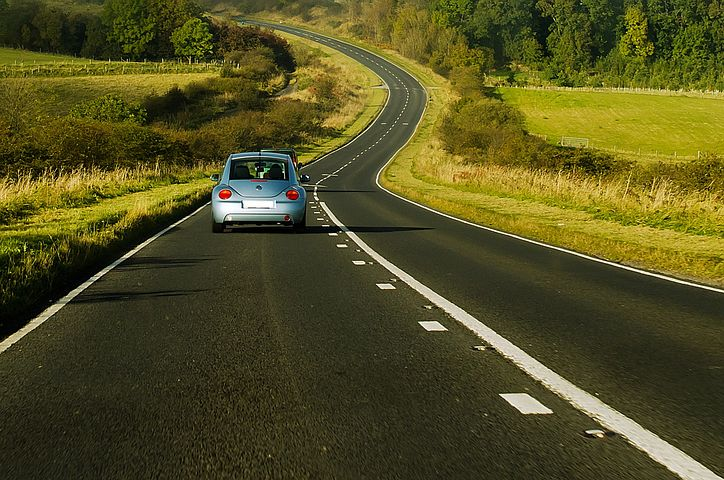
#> input picture self-driving/drivinglane.jpeg, 724 x 480 px, given in place of drivinglane.jpg, which was not available
$ python laneex.py   (older library calls are emulated)
#> lines starting #> are read from the running program, lines starting #| are printed output that depends on the picture; after the words box and inside, x2 and y2 are one past the last pixel; in counts of white or black regions, pixels touching at a corner belong together; pictures that were not available may be replaced by others from this repository, and a replacement may not be noted
#> in main, original_frame is the input picture: shape (480, 724, 3); mean B, G, R 33.6, 79.8, 83.5
### self-driving/edge_detection.py
import cv2  #import the open computer vision library
import numpy as np    #from python for scientific calculations
import matplotlib.pyplot as plt     #for ploting
from numpy.core.records import array
import edge_detection as edge

#cap = cv2.VideoCapture('cardriving.mp4')

# [11 lines left out: function binary_array, not called in this run]

def blur_gaussian(channel, ksize = 3):
    return cv2.GaussianBlur(channel, (ksize, ksize), 0)

def mag_thresh(image, sobel_kernel = 3, thresh=(0,255)):
    sobelx = np.absolute(sobel(image, orient = 'x', sobel_kernel = sobel_kernel))

    sobely = np.absolute(sobel(image, orient = 'y', sobel_kernel = sobel_kernel))

    mag = np.sqrt(sobel ** 2 + sobely ** 2)
    return binary_array(mag, thresh)

def sobel(img_channel, orient = 'x', sobel_kernel = 3):
    if orient == 'x':
        sobel = cv2.Sobel(img_channel, cv2.CV_64F, 1, 0, sobel_kernel)
    if orient == 'y':
        sobel = cv2.Sobel(img_channel, cv2.CV_64F, 0, 1, sobel_kernel)

    return sobel

def threshold(channel, thresh =(128, 255), thresh_type = cv2.THRESH_BINARY):
    return cv2.threshold(channel, thresh[0], thresh[1], thresh_type)

### self-driving/laneex.py
import cv2 # Import the OpenCV library to enable computer vision
import numpy as np # Import the NumPy scientific computing library
import edge_detection as edge # Handles the detection of lane lines
import matplotlib.pyplot as plt # Used for plotting and error checking

# Author: Addison Sears-Collins
# https://automaticaddison.com
# Description: Implementation of the Lane class

#filename = 'original_lane_detection_5.jpg'
filename = 'drivinglane.jpg'

class Lane:
  """
  Represents a lane on a road.
  """
  def __init__(self, orig_frame):
    """
      Default constructor

    :param orig_frame: Original camera image (i.e. frame)
    """
    self.orig_frame = orig_frame

    # This will hold an image with the lane lines
    self.lane_line_markings = None

    # This will hold the image after perspective transformation
    self.warped_frame = None
    self.transformation_matrix = None
    self.inv_transformation_matrix = None

    # (Width, Height) of the original video frame (or image)
    self.orig_image_size = self.orig_frame.shape[::-1][1:]
#> self.orig_image_size = (724, 480)

    width = self.orig_image_size[0]
#> width = 724
    height = self.orig_image_size[1]
#> height = 480
    self.width = width
#> self.width = 724
    self.height = height
#> self.height = 480

    # Four corners of the trapezoid-shaped region of interest
    # You need to find these corners manually.
    self.roi_points = np.float32([
      (274,184), # Top-left corner
      (0, 337), # Bottom-left corner
      (575,337), # Bottom-right corner
      (371,184) # Top-right corner
    ])

    # The desired corner locations  of the region of interest
    # after we perform perspective transformation.
    # Assume image width of 600, padding == 150.
    self.padding = int(0.25 * width) # padding from side of the image in pixels
#> self.padding = 181
    self.desired_roi_points = np.float32([
      [self.padding, 0], # Top-left corner
      [self.padding, self.orig_image_size[1]], # Bottom-left corner
      [self.orig_image_size[
        0]-self.padding, self.orig_image_size[1]], # Bottom-right corner
      [self.orig_image_size[0]-self.padding, 0] # Top-right corner
    ])

    # Histogram that shows the white pixel peaks for lane line detection
    self.histogram = None

    # Sliding window parameters
    self.no_of_windows = 10
    self.margin = int((1/12) * width)  # Window width is +/- margin
#> self.margin = 60
    self.minpix = int((1/24) * width)  # Min no. of pixels to recenter window
#> self.minpix = 30

    # Best fit polynomial lines for left line and right line of the lane
    self.left_fit = None
    self.right_fit = None
    self.left_lane_inds = None
    self.right_lane_inds = None
    self.ploty = None
    self.left_fitx = None
    self.right_fitx = None
    self.leftx = None
    self.rightx = None
    self.lefty = None
    self.righty = None

    # Pixel parameters for x and y dimensions
    self.YM_PER_PIX = 10.0 / 1000 # meters per pixel in y dimension
    self.XM_PER_PIX = 3.7 / 781 # meters per pixel in x dimension

    # Radii of curvature and offset
    self.left_curvem = None
    self.right_curvem = None
    self.center_offset = None

  # [338 lines left out: functions calculate_car_position, calculate_curvature, calculate_histogram, display_curvature_offset, get_lane_line_previous_window, get_lane_line_indices_sliding_windows, not called in this run]

  def get_line_markings(self, frame=None):
    """
    Isolates lane lines.

      :param frame: The camera frame that contains the lanes we want to detect
    :return: Binary (i.e. black and white) image containing the lane lines.
    """
    if frame is None:
      frame = self.orig_frame

    # Convert the video frame from BGR (blue, green, red)
    # color space to HLS (hue, saturation, lightness).
    hls = cv2.cvtColor(frame, cv2.COLOR_BGR2HLS)
#> hls: shape (480, 724, 3); mean of channels 0, 1, 2 30.1, 59.3, 124.1

    ################### Isolate possible lane line edges ######################

    # Perform Sobel edge detection on the L (lightness) channel of
    # the image to detect sharp discontinuities in the pixel intensities
    # along the x and y axis of the video frame.
    # sxbinary is a matrix full of 0s (black) and 255 (white) intensity values
    # Relatively light pixels get made white. Dark pixels get made black.
    _, sxbinary = edge.threshold(hls[:, :, 1], thresh=(120, 255))
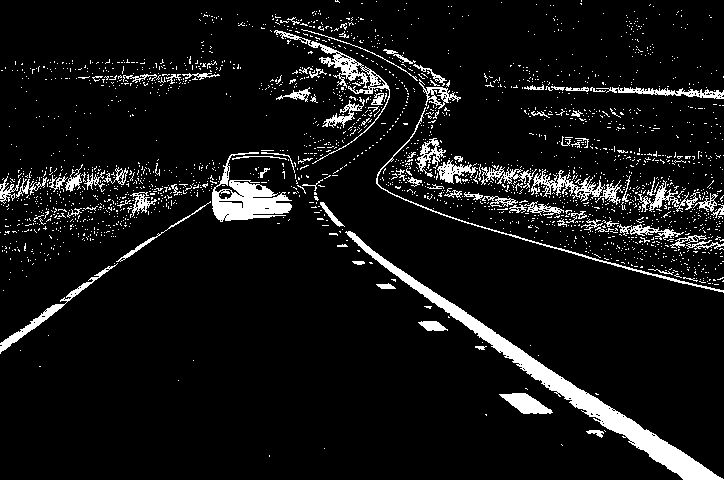
#> sxbinary: shape (480, 724); 7.9% white; 2300 white regions (2205 under 20 px), largest, box (x1, y1, x2, y2) and area: (345, 231, 724, 480) 6173, (212, 152, 292, 222) 2315, (274, 30, 390, 164) 1276
    sxbinary = edge.blur_gaussian(sxbinary, ksize=3) # Reduce noise
#> in blur_gaussian, `return cv2.GaussianBlur(channel, (ksize, ksize), 0)`:
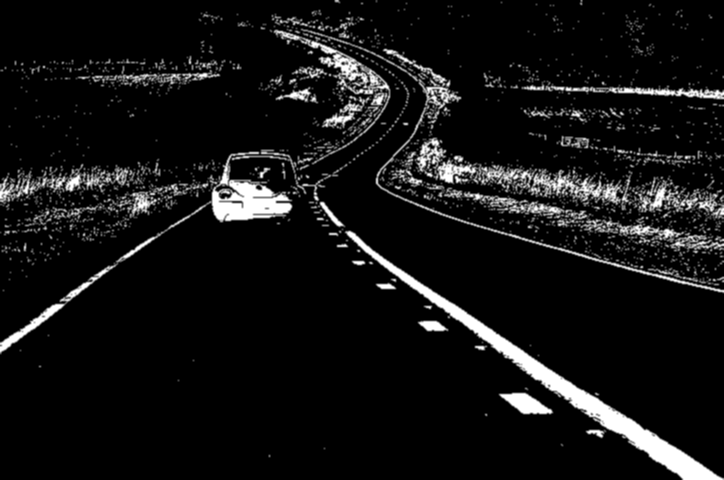
#> returned value: shape (480, 724); min 0, max 255, mean 20.1

    # 1s will be in the cells with the highest Sobel derivative values
    # (i.e. strongest lane line edges)
    sxbinary = edge.mag_thresh(sxbinary, sobel_kernel=3, thresh=(110, 255))
#> in sobel, `sobel = cv2.Sobel(img_channel, cv2.CV_64F, 1, 0, sobel_kernel)`:
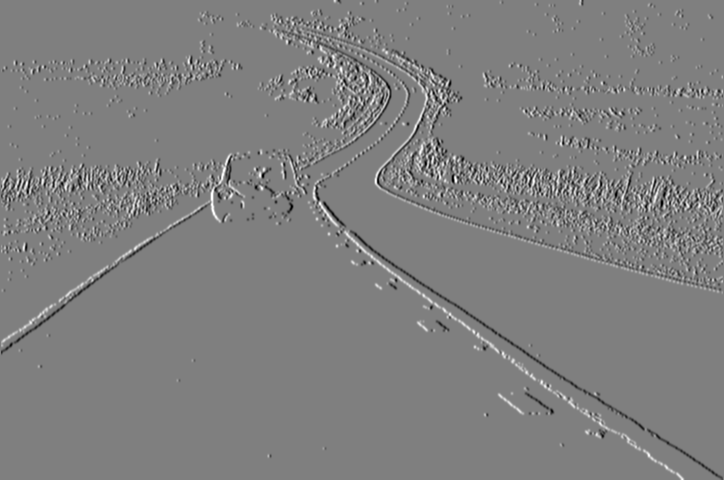
#> sobel: shape (480, 724) float64; min -764, max 764, mean 0.1; drawn with min black and max white
#> in mag_thresh, `sobelx = np.absolute(sobel(image, orient = 'x', sobel_kernel = sobel_k..`:
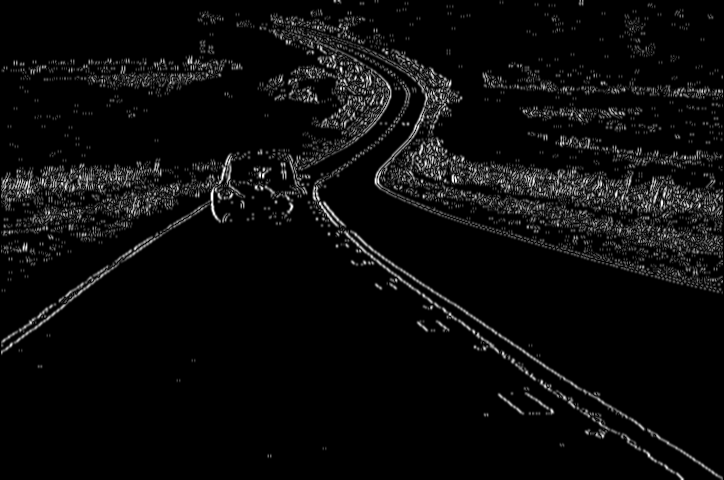
#> sobelx: shape (480, 724) float64; min 0, max 764, mean 34.9; drawn with min black and max white
#> call 2 of sobel, with orient = 'y', sobel_kernel = 3
#> in sobel (call 2), `sobel = cv2.Sobel(img_channel, cv2.CV_64F, 0, 1, sobel_kernel)`:
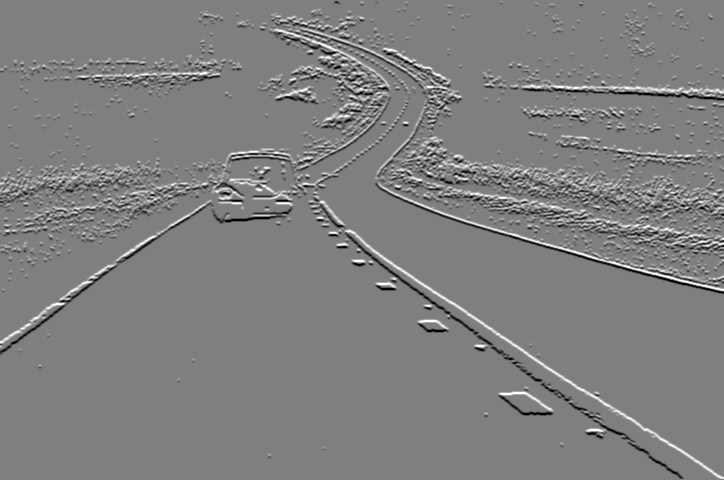
#> sobel: shape (480, 724) float64; min -764, max 764, mean 0.2; drawn with min black and max white
#> in mag_thresh, `sobely = np.absolute(sobel(image, orient = 'y', sobel_kernel = sobel_k..`:
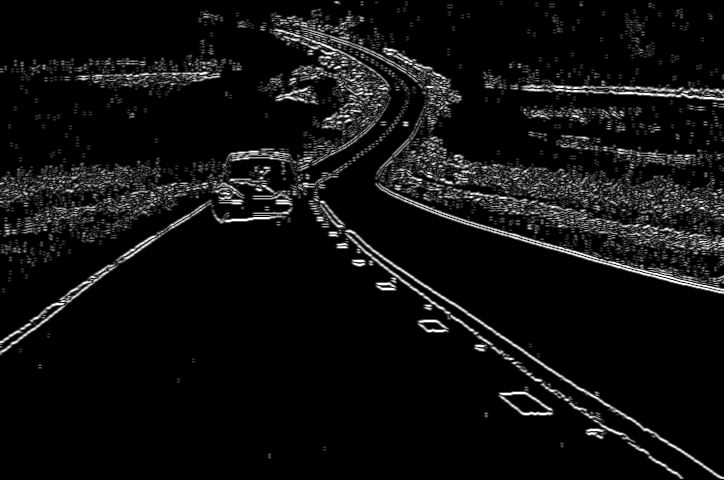
#> sobely: shape (480, 724) float64; min 0, max 764, mean 46.4; drawn with min black and max white

    ######################## Isolate possible lane lines ######################

    # Perform binary thresholding on the S (saturation) channel
    # of the video frame. A high saturation value means the hue color is pure.
    # We expect lane lines to be nice, pure colors (i.e. solid white, yellow)
    # and have high saturation channel values.
    # s_binary is matrix full of 0s (black) and 255 (white) intensity values
    # White in the regions with the purest hue colors (e.g. >80...play with
    # this value for best results).
    s_channel = hls[:, :, 2] # use only the saturation channel data
    _, s_binary = edge.threshold(s_channel, (80, 255))

    # Perform binary thresholding on the R (red) channel of the
        # original BGR video frame.
    # r_thresh is a matrix full of 0s (black) and 255 (white) intensity values
    # White in the regions with the richest red channel values (e.g. >120).
    # Remember, pure white is bgr(255, 255, 255).
    # Pure yellow is bgr(0, 255, 255). Both have high red channel values.
    _, r_thresh = edge.threshold(frame[:, :, 2], thresh=(120, 255))

    # Lane lines should be pure in color and have high red channel values
    # Bitwise AND operation to reduce noise and black-out any pixels that
    # don't appear to be nice, pure, solid colors (like white or yellow lane
    # lines.)
    rs_binary = cv2.bitwise_and(s_binary, r_thresh)

    ### Combine the possible lane lines with the possible lane line edges #####
    # If you show rs_binary visually, you'll see that it is not that different
    # from this return value. The edges of lane lines are thin lines of pixels.
    self.lane_line_markings = cv2.bitwise_or(rs_binary, sxbinary.astype(
                              np.uint8))
    return self.lane_line_markings

  # [128 lines left out: functions histogram_peak, overlay_lane_lines, perspective_transform, plot_roi, not called in this run]

def main():

  # Load a frame (or image)
  original_frame = cv2.imread(filename)

  # Create a Lane object
  lane_obj = Lane(orig_frame=original_frame)

  # Perform thresholding to isolate lane lines
  lane_line_markings = lane_obj.get_line_markings()

  # Plot the region of interest on the image
  lane_obj.plot_roi(plot=False)

  # Perform the perspective transform to generate a bird's eye view
  # If Plot == True, show image with new region of interest
  warped_frame = lane_obj.perspective_transform(plot=False)

  # Generate the image histogram to serve as a starting point
  # for finding lane line pixels
  histogram = lane_obj.calculate_histogram(plot=False)

  # Find lane line pixels using the sliding window method
  left_fit, right_fit = lane_obj.get_lane_line_indices_sliding_windows(
    plot=False)

  # Fill in the lane line
  lane_obj.get_lane_line_previous_window(left_fit, right_fit, plot=False)

  # Overlay lines on the original frame
  frame_with_lane_lines = lane_obj.overlay_lane_lines(plot=False)

  # Calculate lane line curvature (left and right lane lines)
  lane_obj.calculate_curvature(print_to_terminal=False)

  # Calculate center offset
  lane_obj.calculate_car_position(print_to_terminal=False)

  # Display curvature and center offset on image
  frame_with_lane_lines2 = lane_obj.display_curvature_offset(
    frame=frame_with_lane_lines, plot=True)

  # Create the output file name by removing the '.jpg' part
  size = len(filename)
  new_filename = filename[:size - 4]
  new_filename = new_filename + '_thresholded.jpg'

  # Save the new image in the working directory
  #cv2.imwrite(new_filename, lane_line_markings)

  # Display the image
  #cv2.imshow("Image", lane_line_markings)

  # Display the window until any key is pressed
  cv2.waitKey(0)

  # Close all windows
  cv2.destroyAllWindows()

#> (the run stopped early here; a loop or call above may not have finished)
